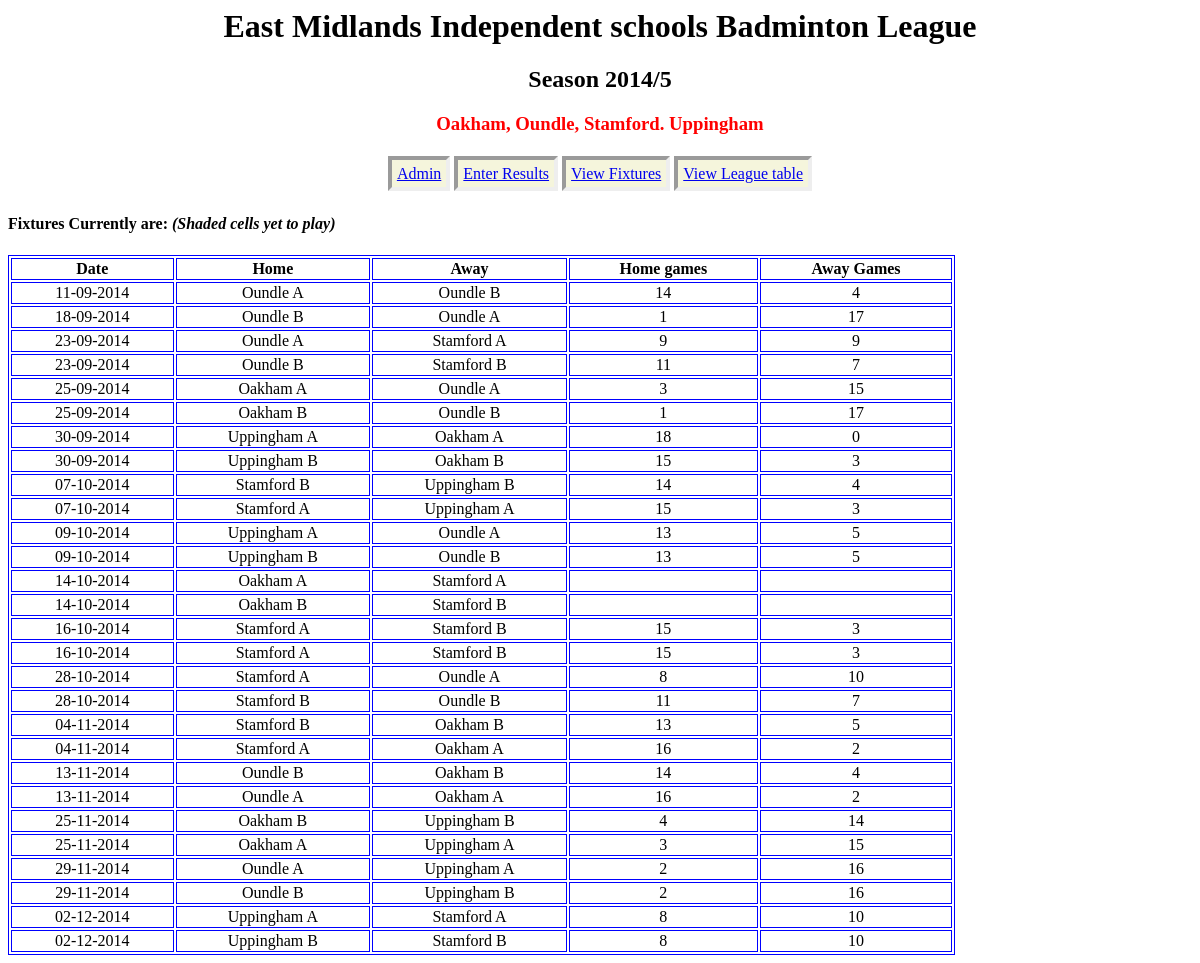
The page / on the database its author committed.
### tables this page shows
CREATE TABLE `fixtures` (
  `homeschoolid` int(11) DEFAULT NULL,
  `awayschoolid` int(11) DEFAULT NULL,
  `matchdate` date DEFAULT NULL,
  `awayscoregames` int(11) DEFAULT NULL,
  `homescoregames` int(11) DEFAULT NULL,
  `fixtureid` int(11) NOT NULL AUTO_INCREMENT,
  `resultentered` int(1) DEFAULT NULL,
  PRIMARY KEY (`fixtureid`)
);

CREATE TABLE `schools` (
  `name` varchar(255) DEFAULT NULL,
  `teacher` varchar(40) DEFAULT NULL,
  `schoolid` int(11) NOT NULL AUTO_INCREMENT,
  `gamesplayed` int(3) DEFAULT NULL,
  `pointsfor` int(10) DEFAULT NULL,
  `pointsagainst` int(10) DEFAULT NULL,
  `gameslost` int(10) DEFAULT NULL,
  `gameswon` int(10) DEFAULT NULL,
  PRIMARY KEY (`schoolid`)
);

### index.php (the view, shortened to what this page needs)
<doctype! HTML>
<html>
<head>
</head>
<body>
	<h1> East Midlands Independent schools Badminton League </h1>
	<h2> Season 2014/5</h2>
	<h3> Oakham, Oundle, Stamford. Uppingham</h3>
	<div>
	<a href="/password.html">Admin</a>
	<a href="/passwordresults.html">Enter Results</a>
	<a href="/viewfixtures.php">View Fixtures</a>
	<a href="/leaguetable.php">View League table</a>
	</div>
<?php
	include 'connect.php';
	$query = "SELECT * from fixtures order by matchdate";
	$dave = $mysqli->query($query) or die($mysqli->error.__LINE__);
	if($dave->num_rows > 0) {
		echo "<h4>Fixtures  Currently are:";
		echo " <em>(Shaded cells yet to play)</em></h4>";
		echo "<table style = 'width:80%'>";
		echo "<tr>";
		echo "<th>Date</th>";
		echo "<th>Home</th>";
		echo "<th>Away</th>";
		echo "<th>Home games</th>";
		echo "<th>Away Games</th>";
		echo "</tr>";
		$d1=time();
		while($row = $dave->fetch_assoc()) {
		$school1 = $row['homeschoolid'];
		$school2 = $row['awayschoolid'];
		$sch1 = $mysqli->query("select name from schools where schoolID='$school1'") or die($mysqli->error.__LINE__);
		$sch2 = $mysqli->query("select name from schools where schoolID='$school2'") or die($mysqli->error.__LINE__);
			while($schoolname = $sch1->fetch_assoc()){
			$homename=$schoolname['name'];
			}
			while($schoolname = $sch2->fetch_assoc()){
			$awayname=$schoolname['name'];
			}
			if ($d1>(strtotime($row['matchdate']))){
			echo "<tr><td>".date("d-m-Y", strtotime($row['matchdate']))."</td><td>".$homename. "</td> <td>" .$awayname."</td><td>" .$row['homescoregames']."</td><td>".$row['awayscoregames']."</td></tr>";
			}else{
			echo "<tr class='done'> <td>".date("d-m-Y", strtotime($row['matchdate']))."</td><td>".$homename. "</td> <td>" .$awayname."</td><td>" .$row['homescoregames']."</td><td>".$row['awayscoregames']."</td></tr>";
		}	}
		echo "</table>";
	}
	else {
		echo 'NO FIXTURES <br>';
	}
?>
</body>
</html>

### index.php (style rules this page uses)
a { border-style:inset; border-width:4px; padding:5px; line-height:250%; background-color:beige; }
h3 { color:red; }
h1,h2,h3,div { text-align:center; }
table, th, td { border:1px solid blue; text-align:center; }
th,td { padding:1px; text-align:center; }

### rows shown on the page
fixtures: matchdate "11-09-2014", schools.name "Oundle A", schools.name "Oundle B", homescoregames "14", awayscoregames "4"
fixtures: matchdate "18-09-2014", schools.name "Oundle B", schools.name "Oundle A", homescoregames "1", awayscoregames "17"
fixtures: matchdate "23-09-2014", schools.name "Oundle A", schools.name "Stamford A", homescoregames "9", awayscoregames "9"
fixtures: matchdate "23-09-2014", schools.name "Oundle B", schools.name "Stamford B", homescoregames "11", awayscoregames "7"
fixtures: matchdate "25-09-2014", schools.name "Oakham A", schools.name "Oundle A", homescoregames "3", awayscoregames "15"
fixtures: matchdate "25-09-2014", schools.name "Oakham B", schools.name "Oundle B", homescoregames "1", awayscoregames "17"
fixtures: matchdate "30-09-2014", schools.name "Uppingham A", schools.name "Oakham A", homescoregames "18", awayscoregames "0"
fixtures: matchdate "30-09-2014", schools.name "Uppingham B", schools.name "Oakham B", homescoregames "15", awayscoregames "3"
fixtures: matchdate "07-10-2014", schools.name "Stamford B", schools.name "Uppingham B", homescoregames "14", awayscoregames "4"
fixtures: matchdate "07-10-2014", schools.name "Stamford A", schools.name "Uppingham A", homescoregames "15", awayscoregames "3"
fixtures: matchdate "09-10-2014", schools.name "Uppingham A", schools.name "Oundle A", homescoregames "13", awayscoregames "5"
fixtures: matchdate "09-10-2014", schools.name "Uppingham B", schools.name "Oundle B", homescoregames "13", awayscoregames "5"
fixtures: matchdate "14-10-2014", schools.name "Oakham A", schools.name "Stamford A"
fixtures: matchdate "14-10-2014", schools.name "Oakham B", schools.name "Stamford B"
fixtures: matchdate "16-10-2014", schools.name "Stamford A", schools.name "Stamford B", homescoregames "15", awayscoregames "3"
fixtures: matchdate "16-10-2014", schools.name "Stamford A", schools.name "Stamford B", homescoregames "15", awayscoregames "3"
fixtures: matchdate "28-10-2014", schools.name "Stamford A", schools.name "Oundle A", homescoregames "8", awayscoregames "10"
fixtures: matchdate "28-10-2014", schools.name "Stamford B", schools.name "Oundle B", homescoregames "11", awayscoregames "7"
fixtures: matchdate "04-11-2014", schools.name "Stamford B", schools.name "Oakham B", homescoregames "13", awayscoregames "5"
fixtures: matchdate "04-11-2014", schools.name "Stamford A", schools.name "Oakham A", homescoregames "16", awayscoregames "2"
fixtures: matchdate "13-11-2014", schools.name "Oundle B", schools.name "Oakham B", homescoregames "14", awayscoregames "4"
fixtures: matchdate "13-11-2014", schools.name "Oundle A", schools.name "Oakham A", homescoregames "16", awayscoregames "2"
fixtures: matchdate "25-11-2014", schools.name "Oakham B", schools.name "Uppingham B", homescoregames "4", awayscoregames "14"
fixtures: matchdate "25-11-2014", schools.name "Oakham A", schools.name "Uppingham A", homescoregames "3", awayscoregames "15"
fixtures: matchdate "29-11-2014", schools.name "Oundle A", schools.name "Uppingham A", homescoregames "2", awayscoregames "16"
fixtures: matchdate "29-11-2014", schools.name "Oundle B", schools.name "Uppingham B", homescoregames "2", awayscoregames "16"
fixtures: matchdate "02-12-2014", schools.name "Uppingham A", schools.name "Stamford A", homescoregames "8", awayscoregames "10"
fixtures: matchdate "02-12-2014", schools.name "Uppingham B", schools.name "Stamford B", homescoregames "8", awayscoregames "10"
